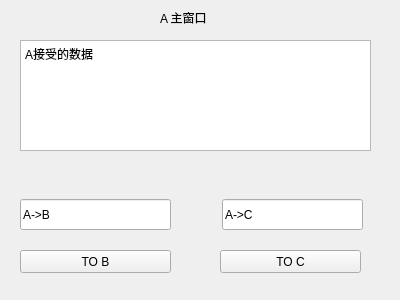
<?xml version="1.0" encoding="UTF-8"?>
<ui version="4.0">
 <class>A</class>
 <widget class="QWidget" name="A">
  <property name="geometry">
   <rect>
    <x>0</x>
    <y>0</y>
    <width>400</width>
    <height>300</height>
   </rect>
  </property>
  <property name="windowTitle">
   <string>A</string>
  </property>
  <widget class="QLabel" name="label">
   <property name="geometry">
    <rect>
     <x>160</x>
     <y>10</y>
     <width>61</width>
     <height>16</height>
    </rect>
   </property>
   <property name="text">
    <string>A 主窗口</string>
   </property>
  </widget>
  <widget class="QTextBrowser" name="Ashow">
   <property name="geometry">
    <rect>
     <x>20</x>
     <y>40</y>
     <width>351</width>
     <height>111</height>
    </rect>
   </property>
   <property name="html">
    <string>&lt;!DOCTYPE HTML PUBLIC &quot;-//W3C//DTD HTML 4.0//EN&quot; &quot;http://www.w3.org/TR/REC-html40/strict.dtd&quot;&gt;
&lt;html&gt;&lt;head&gt;&lt;meta name=&quot;qrichtext&quot; content=&quot;1&quot; /&gt;&lt;style type=&quot;text/css&quot;&gt;
p, li { white-space: pre-wrap; }
&lt;/style&gt;&lt;/head&gt;&lt;body style=&quot; font-family:'SimSun'; font-size:9pt; font-weight:400; font-style:normal;&quot;&gt;
&lt;p style=&quot; margin-top:0px; margin-bottom:0px; margin-left:0px; margin-right:0px; -qt-block-indent:0; text-indent:0px;&quot;&gt;A接受的数据&lt;/p&gt;&lt;/body&gt;&lt;/html&gt;</string>
   </property>
  </widget>
  <widget class="QLineEdit" name="toBdata">
   <property name="geometry">
    <rect>
     <x>20</x>
     <y>199</y>
     <width>151</width>
     <height>31</height>
    </rect>
   </property>
   <property name="text">
    <string>A-&gt;B</string>
   </property>
  </widget>
  <widget class="QLineEdit" name="toCdata">
   <property name="geometry">
    <rect>
     <x>222</x>
     <y>199</y>
     <width>141</width>
     <height>31</height>
    </rect>
   </property>
   <property name="text">
    <string>A-&gt;C</string>
   </property>
  </widget>
  <widget class="QPushButton" name="toB">
   <property name="geometry">
    <rect>
     <x>20</x>
     <y>250</y>
     <width>151</width>
     <height>23</height>
    </rect>
   </property>
   <property name="text">
    <string>TO B</string>
   </property>
  </widget>
  <widget class="QPushButton" name="toC">
   <property name="geometry">
    <rect>
     <x>220</x>
     <y>250</y>
     <width>141</width>
     <height>23</height>
    </rect>
   </property>
   <property name="text">
    <string>TO C</string>
   </property>
  </widget>
 </widget>
 <layoutdefault spacing="6" margin="11"/>
 <resources/>
 <connections/>
</ui>
